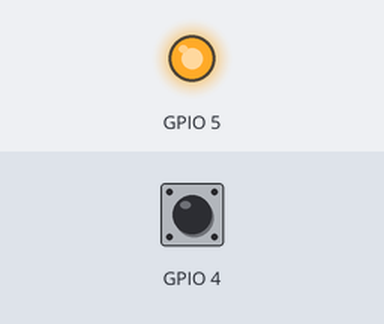
Simulated run of this sketch. Board: ESP32. Shown: output pins drawn as LEDs (lit = HIGH). The test bench sets the inputs (shaded band); at power-on: GPIO 4 HIGH. What the sketch prints to the serial monitor is not drawn.

Above: at 0.1 s.
Timing chart, 0 to 1.6 s (numbered marks = the images above):
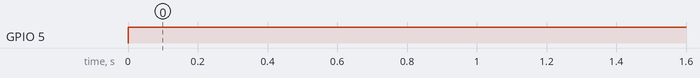

The sketch:

Touch_Sensor.ino
```cpp
int v;
void setup() {
  // put your setup code here, to run once:
  pinMode(4,INPUT);
  pinMode(5,OUTPUT);
  Serial.begin(115200);

}

void loop() {
  // put your main code here, to run repeatedly:
  v = touchRead(4);
  Serial.println(v);
  if(v<80)
    digitalWrite(5,HIGH);
  else
    digitalWrite(5,LOW);
}
```

Measured:
- by itself, GPIO 5: LOW → HIGH at 0.00 s
